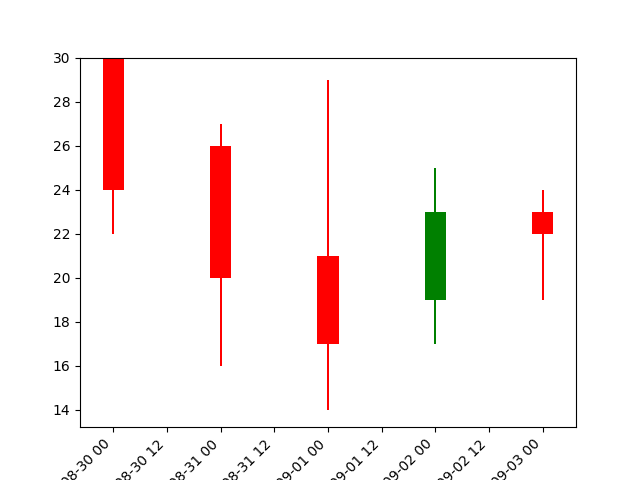

Recreate this plot in Python.
#sobhan sanati (fbouna)
#2022/08/30
#candelstick chart with matplot and panada Dataframe

import matplotlib.pyplot as plt
import pandas as pd


price = pd.DataFrame({
		'open':[30,26,21,19,23],
		'close':[24,20,17,23,22],
		'high':[28,27,29,25,24],
		'low':[22,16,14,17,19]},index=pd.date_range("2022-08-30",periods=5,freq='d'))
print(price)



#create figure
plt.figure()

#define width of candlestick elements
width = .2
width2 = .02

#define up and down prices
up = price[price.close>=price.open]
down = price[price.close<price.open]

#define colors to use
col1 = 'green'
col2 = 'red'

#plot up prices
plt.bar(up.index,up.close-up.open,width,bottom=up.open,color=col1)
plt.bar(up.index,up.high-up.close,width2,bottom=up.close,color=col1)
plt.bar(up.index,up.low-up.open,width2,bottom=up.open,color=col1)

#plot down prices
plt.bar(down.index,down.close-down.open,width,bottom=down.open,color=col2)
plt.bar(down.index,down.high-down.open,width2,bottom=down.open,color=col2)
plt.bar(down.index,down.low-down.close,width2,bottom=down.close,color=col2)

#rotate x-axis tick labels
plt.xticks(rotation=45, ha='right')

plt.savefig('chart.png')

plt.ylabel('price')
plt.xlabel('time')




#display candlestick chart
plt.show()


